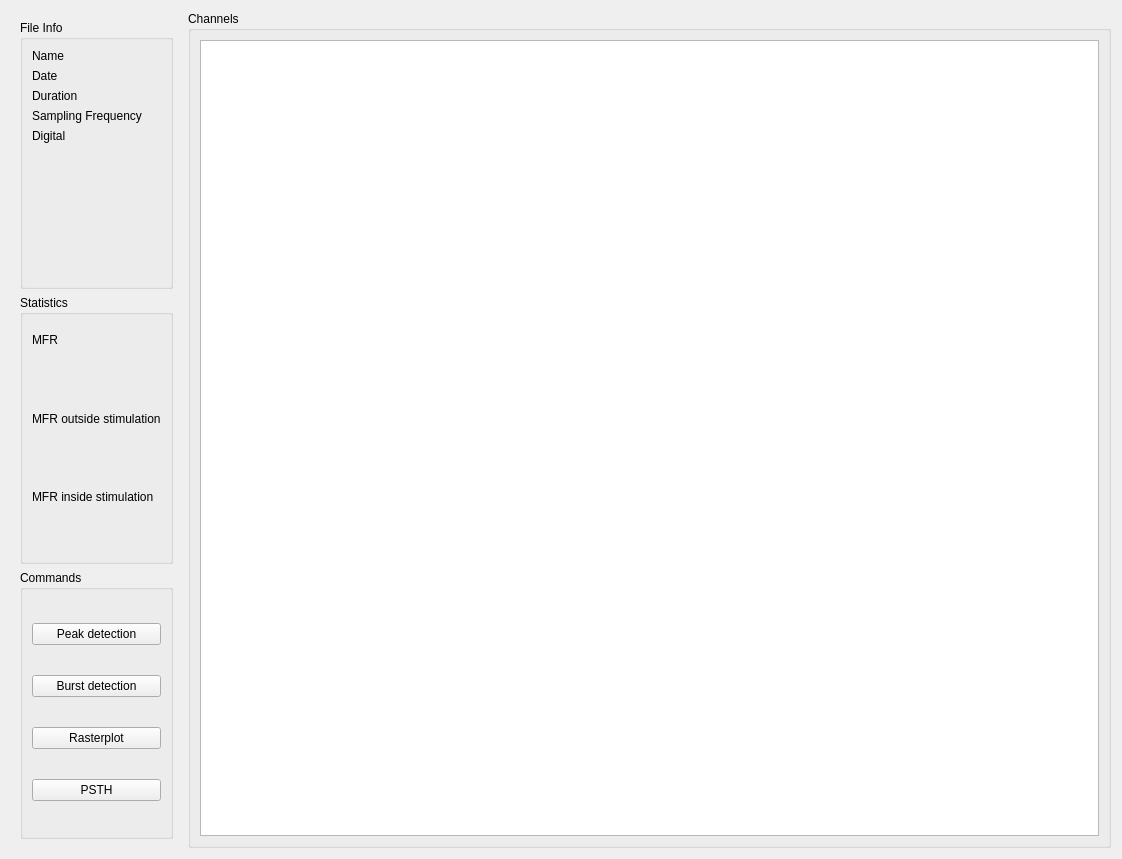
<?xml version="1.0" encoding="UTF-8"?>
<ui version="4.0">
 <class>PhaseExplorer</class>
 <widget class="QWidget" name="PhaseExplorer">
  <property name="geometry">
   <rect>
    <x>0</x>
    <y>0</y>
    <width>1122</width>
    <height>859</height>
   </rect>
  </property>
  <property name="windowTitle">
   <string>PhaseExplorer</string>
  </property>
  <layout class="QHBoxLayout" name="horizontalLayout">
   <item>
    <widget class="QWidget" name="widget" native="true">
     <layout class="QVBoxLayout" name="verticalLayout_2">
      <item>
       <widget class="QGroupBox" name="groupBox">
        <property name="title">
         <string>File Info</string>
        </property>
        <layout class="QFormLayout" name="formLayout">
         <item row="0" column="0">
          <widget class="QLabel" name="label">
           <property name="text">
            <string>Name</string>
           </property>
          </widget>
         </item>
         <item row="0" column="1">
          <widget class="QLabel" name="lbl_name">
           <property name="text">
            <string/>
           </property>
          </widget>
         </item>
         <item row="1" column="0">
          <widget class="QLabel" name="label_7">
           <property name="text">
            <string>Date</string>
           </property>
          </widget>
         </item>
         <item row="1" column="1">
          <widget class="QLabel" name="lbl_date">
           <property name="text">
            <string/>
           </property>
          </widget>
         </item>
         <item row="2" column="0">
          <widget class="QLabel" name="label_3">
           <property name="text">
            <string>Duration</string>
           </property>
          </widget>
         </item>
         <item row="2" column="1">
          <widget class="QLabel" name="lbl_duration">
           <property name="text">
            <string/>
           </property>
          </widget>
         </item>
         <item row="3" column="0">
          <widget class="QLabel" name="label_5">
           <property name="text">
            <string>Sampling Frequency</string>
           </property>
          </widget>
         </item>
         <item row="3" column="1">
          <widget class="QLabel" name="lbl_sampling_frequency">
           <property name="text">
            <string/>
           </property>
          </widget>
         </item>
         <item row="4" column="0">
          <widget class="QLabel" name="label_2">
           <property name="text">
            <string>Digital</string>
           </property>
          </widget>
         </item>
         <item row="4" column="1">
          <widget class="QLabel" name="lbl_digital">
           <property name="text">
            <string/>
           </property>
          </widget>
         </item>
        </layout>
       </widget>
      </item>
      <item>
       <widget class="QGroupBox" name="groupBox_4">
        <property name="title">
         <string>Statistics</string>
        </property>
        <layout class="QVBoxLayout" name="verticalLayout_4">
         <item alignment="Qt::AlignmentFlag::AlignVCenter">
          <widget class="QLabel" name="label_4">
           <property name="text">
            <string>MFR</string>
           </property>
          </widget>
         </item>
         <item>
          <widget class="QLabel" name="lbl_mfr">
           <property name="text">
            <string/>
           </property>
          </widget>
         </item>
         <item>
          <widget class="QLabel" name="label_6">
           <property name="text">
            <string>MFR outside stimulation</string>
           </property>
          </widget>
         </item>
         <item>
          <widget class="QLabel" name="lbl_mfr_no_stim">
           <property name="text">
            <string/>
           </property>
          </widget>
         </item>
         <item>
          <widget class="QLabel" name="label_8">
           <property name="text">
            <string>MFR inside stimulation</string>
           </property>
          </widget>
         </item>
         <item>
          <widget class="QLabel" name="lbl_mfr_stim">
           <property name="text">
            <string/>
           </property>
          </widget>
         </item>
        </layout>
       </widget>
      </item>
      <item>
       <widget class="QGroupBox" name="groupBox_3">
        <property name="title">
         <string>Commands</string>
        </property>
        <layout class="QVBoxLayout" name="verticalLayout_3">
         <item>
          <widget class="QPushButton" name="btn_peak_detection">
           <property name="text">
            <string>Peak detection</string>
           </property>
          </widget>
         </item>
         <item>
          <widget class="QPushButton" name="btn_burst_detection">
           <property name="text">
            <string>Burst detection</string>
           </property>
          </widget>
         </item>
         <item>
          <widget class="QPushButton" name="btn_rasterplot">
           <property name="text">
            <string>Rasterplot</string>
           </property>
          </widget>
         </item>
         <item>
          <widget class="QPushButton" name="btn_psth">
           <property name="text">
            <string>PSTH</string>
           </property>
          </widget>
         </item>
        </layout>
       </widget>
      </item>
     </layout>
    </widget>
   </item>
   <item>
    <widget class="QGroupBox" name="groupBox_2">
     <property name="title">
      <string>Channels</string>
     </property>
     <layout class="QVBoxLayout" name="verticalLayout">
      <item>
       <widget class="QTableView" name="tbl_channels">
        <property name="tabKeyNavigation">
         <bool>false</bool>
        </property>
        <property name="showDropIndicator" stdset="0">
         <bool>false</bool>
        </property>
        <property name="gridStyle">
         <enum>Qt::PenStyle::SolidLine</enum>
        </property>
        <property name="cornerButtonEnabled">
         <bool>false</bool>
        </property>
       </widget>
      </item>
     </layout>
    </widget>
   </item>
  </layout>
 </widget>
 <resources/>
 <connections/>
</ui>
